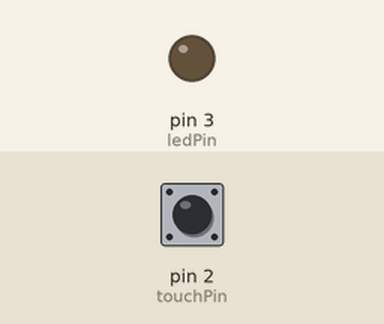
Bench run of a sketch on a simulated Arduino Uno, built with avr-gcc and run on an emulated ATmega328P. Parts: output pins drawn as LEDs (lit = HIGH). Inputs (shaded band) come from the test bench; at power-on: pin 2 (touchPin) LOW.

Above: at 1.2 s.
1.3 s: pin 2 (touchPin) pulled HIGH for 0.15 s
At 2.3 s:
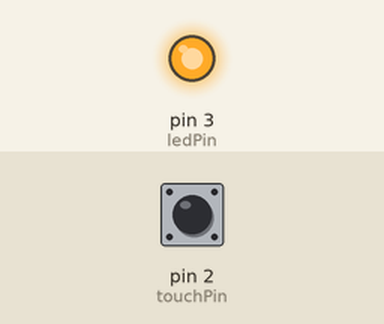
2.9 s: pin 2 (touchPin) pulled HIGH for 1 s
At 3.5 s:
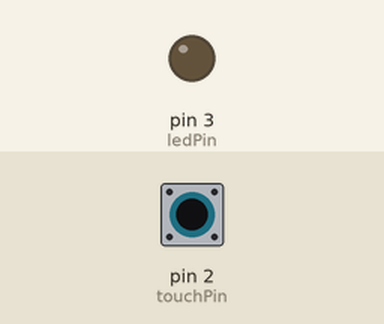
5.4 s: pin 2 (touchPin) pulled HIGH for 3.2 s
At 6.6 s:
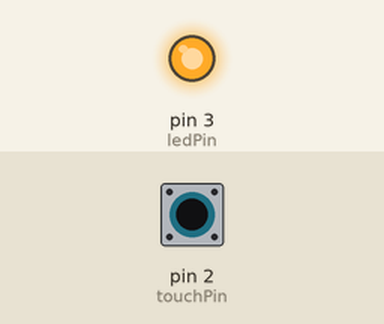
Timing chart, 0 to 8.4 s (numbered marks = the images above; inputs shaded):
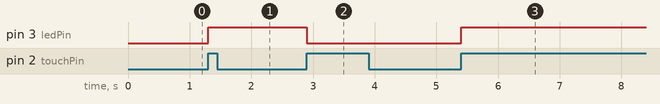

Measured:
- after the input at 1.3 s, pin 3 (ledPin): LOW → HIGH at once
- after the input at 2.9 s, pin 3 (ledPin): HIGH → LOW at once
- after the input at 5.4 s, pin 3 (ledPin): LOW → HIGH at once

The sketch:

TTP223_TOUCH_SENSOR.ino
```cpp
const int touchPin = 2;
const int ledPin = 3;

int ledState = LOW;
int lastTouchState = LOW;

void setup() {
  pinMode(touchPin, INPUT);
  pinMode(ledPin, OUTPUT);
  digitalWrite(ledPin, ledState);
}

void loop() {
  int currentTouchState = digitalRead(touchPin);

  if (currentTouchState == HIGH && lastTouchState == LOW) {
    ledState = !ledState;
    digitalWrite(ledPin, ledState);
    delay(50);
  }

  lastTouchState = currentTouchState;

  delay(1);
}
```
